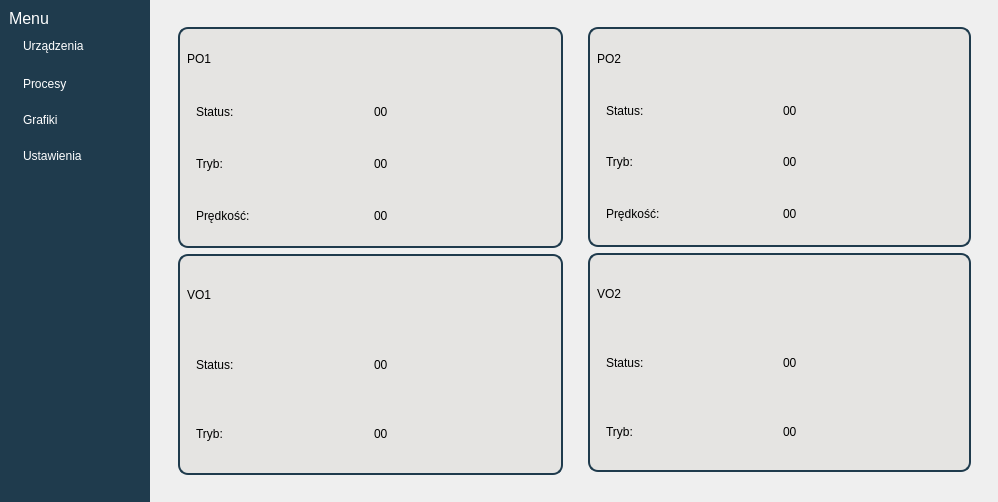
<?xml version="1.0" encoding="UTF-8"?>
<ui version="4.0">
 <class>Sterownik</class>
 <widget class="QMainWindow" name="Sterownik">
  <property name="geometry">
   <rect>
    <x>0</x>
    <y>0</y>
    <width>998</width>
    <height>502</height>
   </rect>
  </property>
  <property name="windowTitle">
   <string>SGui</string>
  </property>
  <property name="windowIcon">
   <iconset resource="pliki.qrc">
    <normaloff>:/window_icon/computer-cpu.svg</normaloff>:/window_icon/computer-cpu.svg</iconset>
  </property>
  <property name="styleSheet">
   <string notr="true">QPushButton 
{
	text-align: left;
	padding: 2px 5px;
	border-radius: 10px;
}

QPushButton:hover 
{
	background-color: gray;
}

</string>
  </property>
  <widget class="QWidget" name="centralwidget">
   <layout class="QHBoxLayout" name="horizontalLayout">
    <property name="spacing">
     <number>1</number>
    </property>
    <property name="leftMargin">
     <number>0</number>
    </property>
    <property name="topMargin">
     <number>0</number>
    </property>
    <property name="rightMargin">
     <number>0</number>
    </property>
    <property name="bottomMargin">
     <number>0</number>
    </property>
    <item>
     <widget class="QWidget" name="LewyPasek" native="true">
      <property name="sizePolicy">
       <sizepolicy hsizetype="Fixed" vsizetype="Minimum">
        <horstretch>3</horstretch>
        <verstretch>0</verstretch>
       </sizepolicy>
      </property>
      <property name="minimumSize">
       <size>
        <width>150</width>
        <height>0</height>
       </size>
      </property>
      <property name="styleSheet">
       <string notr="true">#LewyPasek
{
	background-color:  #1F3B4D;
	color: white;
}</string>
      </property>
      <layout class="QVBoxLayout" name="verticalLayout">
       <property name="spacing">
        <number>0</number>
       </property>
       <property name="bottomMargin">
        <number>11</number>
       </property>
       <item>
        <widget class="QLabel" name="label_5">
         <property name="font">
          <font>
           <pointsize>12</pointsize>
          </font>
         </property>
         <property name="styleSheet">
          <string notr="true">color: white;</string>
         </property>
         <property name="text">
          <string>Menu</string>
         </property>
        </widget>
       </item>
       <item>
        <widget class="QWidget" name="Devices" native="true">
         <layout class="QVBoxLayout" name="verticalLayout_2">
          <property name="spacing">
           <number>7</number>
          </property>
          <item>
           <widget class="QPushButton" name="pushButton">
            <property name="focusPolicy">
             <enum>Qt::FocusPolicy::StrongFocus</enum>
            </property>
            <property name="styleSheet">
             <string notr="true">	color: white;</string>
            </property>
            <property name="text">
             <string>Urządzenia</string>
            </property>
            <property name="icon">
             <iconset resource="pliki.qrc">
              <normaloff>:/new/prefix1/folder.svg</normaloff>:/new/prefix1/folder.svg</iconset>
            </property>
           </widget>
          </item>
         </layout>
        </widget>
       </item>
       <item>
        <widget class="QWidget" name="Process" native="true">
         <property name="styleSheet">
          <string notr="true">	color: white;</string>
         </property>
         <layout class="QVBoxLayout" name="verticalLayout_3">
          <property name="topMargin">
           <number>11</number>
          </property>
          <item>
           <widget class="QPushButton" name="pushButton_2">
            <property name="styleSheet">
             <string notr="true"/>
            </property>
            <property name="text">
             <string>Procesy</string>
            </property>
            <property name="icon">
             <iconset resource="pliki.qrc">
              <normaloff>:/new/prefix1/cpu.svg</normaloff>:/new/prefix1/cpu.svg</iconset>
            </property>
           </widget>
          </item>
         </layout>
        </widget>
       </item>
       <item alignment="Qt::AlignmentFlag::AlignTop">
        <widget class="QWidget" name="Graphics" native="true">
         <property name="styleSheet">
          <string notr="true">	color: white;</string>
         </property>
         <layout class="QVBoxLayout" name="verticalLayout_4">
          <property name="spacing">
           <number>7</number>
          </property>
          <item>
           <widget class="QPushButton" name="pushButton_3">
            <property name="text">
             <string>Grafiki</string>
            </property>
            <property name="icon">
             <iconset resource="pliki.qrc">
              <normaloff>:/new/prefix1/image.svg</normaloff>:/new/prefix1/image.svg</iconset>
            </property>
           </widget>
          </item>
         </layout>
        </widget>
       </item>
       <item alignment="Qt::AlignmentFlag::AlignTop">
        <widget class="QWidget" name="Settings" native="true">
         <layout class="QVBoxLayout" name="verticalLayout_5">
          <item alignment="Qt::AlignmentFlag::AlignTop">
           <widget class="QPushButton" name="pushButton_4">
            <property name="maximumSize">
             <size>
              <width>16777215</width>
              <height>16777215</height>
             </size>
            </property>
            <property name="styleSheet">
             <string notr="true">	color: white;</string>
            </property>
            <property name="text">
             <string>Ustawienia</string>
            </property>
            <property name="icon">
             <iconset resource="pliki.qrc">
              <normaloff>:/new/prefix1/settings.svg</normaloff>:/new/prefix1/settings.svg</iconset>
            </property>
           </widget>
          </item>
         </layout>
        </widget>
       </item>
       <item>
        <spacer name="verticalSpacer">
         <property name="orientation">
          <enum>Qt::Orientation::Vertical</enum>
         </property>
         <property name="sizeHint" stdset="0">
          <size>
           <width>20</width>
           <height>40</height>
          </size>
         </property>
        </spacer>
       </item>
      </layout>
     </widget>
    </item>
    <item>
     <widget class="QStackedWidget" name="MainPasek">
      <property name="sizePolicy">
       <sizepolicy hsizetype="Preferred" vsizetype="Preferred">
        <horstretch>1</horstretch>
        <verstretch>0</verstretch>
       </sizepolicy>
      </property>
      <property name="layoutDirection">
       <enum>Qt::LayoutDirection::LeftToRight</enum>
      </property>
      <property name="styleSheet">
       <string notr="true"/>
      </property>
      <property name="currentIndex">
       <number>1</number>
      </property>
      <widget class="QWidget" name="MainPage">
       <layout class="QVBoxLayout" name="verticalLayout_10">
        <item>
         <widget class="QWidget" name="widget_4" native="true">
          <widget class="QLabel" name="label_9">
           <property name="geometry">
            <rect>
             <x>170</x>
             <y>160</y>
             <width>371</width>
             <height>81</height>
            </rect>
           </property>
           <property name="styleSheet">
            <string notr="true"/>
           </property>
           <property name="text">
            <string>Aby zacząć korzytsać z programu wybierz interesującą cię opcje z paska po lewej</string>
           </property>
           <property name="alignment">
            <set>Qt::AlignmentFlag::AlignCenter</set>
           </property>
           <property name="wordWrap">
            <bool>true</bool>
           </property>
          </widget>
         </widget>
        </item>
       </layout>
      </widget>
      <widget class="QWidget" name="DevicesPage">
       <property name="minimumSize">
        <size>
         <width>717</width>
         <height>0</height>
        </size>
       </property>
       <property name="maximumSize">
        <size>
         <width>16777215</width>
         <height>16777215</height>
        </size>
       </property>
       <layout class="QHBoxLayout" name="horizontalLayout_17">
        <item>
         <widget class="QWidget" name="widget" native="true">
          <property name="sizePolicy">
           <sizepolicy hsizetype="Preferred" vsizetype="Preferred">
            <horstretch>0</horstretch>
            <verstretch>0</verstretch>
           </sizepolicy>
          </property>
          <property name="minimumSize">
           <size>
            <width>0</width>
            <height>0</height>
           </size>
          </property>
          <property name="styleSheet">
           <string notr="true">#widget_10, #widget_11, #widget_8, #widget_9
{
	border: 2px solid #1F3B4D;;
	border-radius: 10px;
	background-color: #E5E4E2;
	color: white;
}</string>
          </property>
          <layout class="QHBoxLayout" name="horizontalLayout_2">
           <item>
            <widget class="QWidget" name="widget_6" native="true">
             <property name="styleSheet">
              <string notr="true"/>
             </property>
             <layout class="QVBoxLayout" name="verticalLayout_6">
              <item>
               <widget class="QWidget" name="widget_11" native="true">
                <property name="styleSheet">
                 <string notr="true">
</string>
                </property>
                <layout class="QVBoxLayout" name="verticalLayout_13">
                 <item>
                  <widget class="QLabel" name="label">
                   <property name="text">
                    <string>PO1</string>
                   </property>
                  </widget>
                 </item>
                 <item>
                  <widget class="QWidget" name="widget_18" native="true">
                   <layout class="QHBoxLayout" name="horizontalLayout_9">
                    <item>
                     <widget class="QLabel" name="label_15">
                      <property name="text">
                       <string>Status:</string>
                      </property>
                     </widget>
                    </item>
                    <item>
                     <widget class="QLabel" name="PO1_status">
                      <property name="text">
                       <string>00</string>
                      </property>
                     </widget>
                    </item>
                   </layout>
                  </widget>
                 </item>
                 <item>
                  <widget class="QWidget" name="widget_17" native="true">
                   <layout class="QHBoxLayout" name="horizontalLayout_8">
                    <item>
                     <widget class="QLabel" name="label_14">
                      <property name="text">
                       <string>Tryb:</string>
                      </property>
                     </widget>
                    </item>
                    <item>
                     <widget class="QLabel" name="PO1_tryb">
                      <property name="text">
                       <string>00</string>
                      </property>
                     </widget>
                    </item>
                   </layout>
                  </widget>
                 </item>
                 <item>
                  <widget class="QWidget" name="widget_16" native="true">
                   <layout class="QHBoxLayout" name="horizontalLayout_7">
                    <item>
                     <widget class="QLabel" name="label_13">
                      <property name="text">
                       <string>Prędkość:</string>
                      </property>
                     </widget>
                    </item>
                    <item>
                     <widget class="QLabel" name="PO1_speed">
                      <property name="text">
                       <string>00</string>
                      </property>
                     </widget>
                    </item>
                   </layout>
                  </widget>
                 </item>
                </layout>
               </widget>
              </item>
              <item>
               <widget class="QWidget" name="widget_10" native="true">
                <property name="styleSheet">
                 <string notr="true"/>
                </property>
                <layout class="QVBoxLayout" name="verticalLayout_14">
                 <item>
                  <widget class="QLabel" name="label_3">
                   <property name="text">
                    <string>VO1</string>
                   </property>
                  </widget>
                 </item>
                 <item>
                  <widget class="QWidget" name="widget_23" native="true">
                   <layout class="QHBoxLayout" name="horizontalLayout_13">
                    <item>
                     <widget class="QLabel" name="label_19">
                      <property name="text">
                       <string>Status:</string>
                      </property>
                     </widget>
                    </item>
                    <item>
                     <widget class="QLabel" name="VO1_status">
                      <property name="text">
                       <string>00</string>
                      </property>
                     </widget>
                    </item>
                   </layout>
                  </widget>
                 </item>
                 <item>
                  <widget class="QWidget" name="widget_22" native="true">
                   <layout class="QHBoxLayout" name="horizontalLayout_14">
                    <item>
                     <widget class="QLabel" name="label_20">
                      <property name="text">
                       <string>Tryb:</string>
                      </property>
                     </widget>
                    </item>
                    <item>
                     <widget class="QLabel" name="VO1_tryb">
                      <property name="text">
                       <string>00</string>
                      </property>
                     </widget>
                    </item>
                   </layout>
                  </widget>
                 </item>
                </layout>
               </widget>
              </item>
             </layout>
            </widget>
           </item>
           <item>
            <widget class="QWidget" name="widget_7" native="true">
             <property name="styleSheet">
              <string notr="true"/>
             </property>
             <layout class="QVBoxLayout" name="verticalLayout_12">
              <property name="leftMargin">
               <number>10</number>
              </property>
              <property name="bottomMargin">
               <number>12</number>
              </property>
              <item>
               <widget class="QWidget" name="widget_8" native="true">
                <property name="sizePolicy">
                 <sizepolicy hsizetype="Minimum" vsizetype="Preferred">
                  <horstretch>0</horstretch>
                  <verstretch>0</verstretch>
                 </sizepolicy>
                </property>
                <property name="maximumSize">
                 <size>
                  <width>16777215</width>
                  <height>16777215</height>
                 </size>
                </property>
                <property name="styleSheet">
                 <string notr="true"/>
                </property>
                <layout class="QVBoxLayout" name="verticalLayout_15">
                 <property name="bottomMargin">
                  <number>11</number>
                 </property>
                 <item>
                  <widget class="QLabel" name="label_2">
                   <property name="text">
                    <string>PO2</string>
                   </property>
                  </widget>
                 </item>
                 <item>
                  <widget class="QWidget" name="widget_19" native="true">
                   <layout class="QHBoxLayout" name="horizontalLayout_10">
                    <item>
                     <widget class="QLabel" name="label_16">
                      <property name="text">
                       <string>Status:</string>
                      </property>
                     </widget>
                    </item>
                    <item>
                     <widget class="QLabel" name="PO2_status">
                      <property name="text">
                       <string>00</string>
                      </property>
                     </widget>
                    </item>
                   </layout>
                  </widget>
                 </item>
                 <item>
                  <widget class="QWidget" name="widget_20" native="true">
                   <layout class="QHBoxLayout" name="horizontalLayout_11">
                    <item>
                     <widget class="QLabel" name="label_17">
                      <property name="text">
                       <string>Tryb:</string>
                      </property>
                     </widget>
                    </item>
                    <item>
                     <widget class="QLabel" name="PO2_tryb">
                      <property name="text">
                       <string>00</string>
                      </property>
                     </widget>
                    </item>
                   </layout>
                  </widget>
                 </item>
                 <item>
                  <widget class="QWidget" name="widget_21" native="true">
                   <layout class="QHBoxLayout" name="horizontalLayout_12">
                    <item>
                     <widget class="QLabel" name="label_18">
                      <property name="text">
                       <string>Prędkość:</string>
                      </property>
                     </widget>
                    </item>
                    <item>
                     <widget class="QLabel" name="PO2_speed">
                      <property name="text">
                       <string>00</string>
                      </property>
                     </widget>
                    </item>
                   </layout>
                  </widget>
                 </item>
                </layout>
               </widget>
              </item>
              <item>
               <widget class="QWidget" name="widget_9" native="true">
                <property name="styleSheet">
                 <string notr="true"/>
                </property>
                <layout class="QVBoxLayout" name="verticalLayout_16">
                 <item>
                  <widget class="QLabel" name="label_4">
                   <property name="text">
                    <string>VO2</string>
                   </property>
                  </widget>
                 </item>
                 <item>
                  <widget class="QWidget" name="widget_25" native="true">
                   <layout class="QHBoxLayout" name="horizontalLayout_15">
                    <item>
                     <widget class="QLabel" name="label_21">
                      <property name="text">
                       <string>Status:</string>
                      </property>
                     </widget>
                    </item>
                    <item>
                     <widget class="QLabel" name="VO2_status">
                      <property name="text">
                       <string>00</string>
                      </property>
                     </widget>
                    </item>
                   </layout>
                  </widget>
                 </item>
                 <item>
                  <widget class="QWidget" name="widget_24" native="true">
                   <layout class="QHBoxLayout" name="horizontalLayout_16">
                    <item>
                     <widget class="QLabel" name="label_22">
                      <property name="text">
                       <string>Tryb:</string>
                      </property>
                     </widget>
                    </item>
                    <item>
                     <widget class="QLabel" name="VO2_tryb">
                      <property name="text">
                       <string>00</string>
                      </property>
                     </widget>
                    </item>
                   </layout>
                  </widget>
                 </item>
                </layout>
               </widget>
              </item>
             </layout>
            </widget>
           </item>
          </layout>
         </widget>
        </item>
       </layout>
      </widget>
      <widget class="QWidget" name="ConnectioError">
       <layout class="QHBoxLayout" name="horizontalLayout_6">
        <item>
         <widget class="QWidget" name="widget_15" native="true">
          <widget class="QLabel" name="label_12">
           <property name="geometry">
            <rect>
             <x>110</x>
             <y>120</y>
             <width>501</width>
             <height>81</height>
            </rect>
           </property>
           <property name="styleSheet">
            <string notr="true">color: red;</string>
           </property>
           <property name="text">
            <string>Błąd:
Nie można połączyć się z sterownikiem</string>
           </property>
           <property name="alignment">
            <set>Qt::AlignmentFlag::AlignCenter</set>
           </property>
           <property name="wordWrap">
            <bool>false</bool>
           </property>
          </widget>
         </widget>
        </item>
       </layout>
      </widget>
      <widget class="QWidget" name="ProcessesPage">
       <layout class="QHBoxLayout" name="horizontalLayout_3">
        <item>
         <widget class="QWidget" name="widget_3" native="true">
          <property name="styleSheet">
           <string notr="true">QPushButton
{
	border: 3px solid #3D5F74;
	background-color: #3D5F74;
	color: white;
}</string>
          </property>
          <layout class="QHBoxLayout" name="horizontalLayout_4">
           <item>
            <widget class="QWidget" name="widget_13" native="true">
             <layout class="QHBoxLayout" name="horizontalLayout_5">
              <item>
               <widget class="QWidget" name="widget_12" native="true">
                <layout class="QVBoxLayout" name="verticalLayout_9">
                 <item>
                  <widget class="QLabel" name="label_8">
                   <property name="text">
                    <string>Napełnianie</string>
                   </property>
                  </widget>
                 </item>
                 <item>
                  <widget class="QLabel" name="label_10">
                   <property name="text">
                    <string>Opróznianie</string>
                   </property>
                  </widget>
                 </item>
                </layout>
               </widget>
              </item>
              <item>
               <widget class="QWidget" name="widget_14" native="true">
                <widget class="QLabel" name="label_11">
                 <property name="geometry">
                  <rect>
                   <x>30</x>
                   <y>20</y>
                   <width>121</width>
                   <height>20</height>
                  </rect>
                 </property>
                 <property name="text">
                  <string>Poziom zbiornika</string>
                 </property>
                </widget>
               </widget>
              </item>
             </layout>
            </widget>
           </item>
          </layout>
         </widget>
        </item>
       </layout>
      </widget>
      <widget class="QWidget" name="GraphicsPage">
       <layout class="QVBoxLayout" name="verticalLayout_11">
        <item>
         <widget class="QWidget" name="widget_5" native="true"/>
        </item>
       </layout>
      </widget>
      <widget class="QWidget" name="SettingsPage">
       <layout class="QVBoxLayout" name="verticalLayout_8">
        <item>
         <widget class="QWidget" name="widget_2" native="true">
          <layout class="QVBoxLayout" name="verticalLayout_17">
           <property name="spacing">
            <number>7</number>
           </property>
           <item>
            <widget class="QLabel" name="label_6">
             <property name="text">
              <string>Motyw</string>
             </property>
            </widget>
           </item>
           <item>
            <widget class="QRadioButton" name="radioButton">
             <property name="text">
              <string>Jasny</string>
             </property>
            </widget>
           </item>
           <item>
            <widget class="QRadioButton" name="radioButton_2">
             <property name="text">
              <string>Ciemny</string>
             </property>
            </widget>
           </item>
           <item>
            <widget class="QLabel" name="label_7">
             <property name="text">
              <string>Rozmiar czcionki</string>
             </property>
             <property name="margin">
              <number>0</number>
             </property>
            </widget>
           </item>
           <item alignment="Qt::AlignmentFlag::AlignLeft|Qt::AlignmentFlag::AlignTop">
            <widget class="QSlider" name="horizontalSlider">
             <property name="tracking">
              <bool>true</bool>
             </property>
             <property name="orientation">
              <enum>Qt::Orientation::Horizontal</enum>
             </property>
             <property name="tickPosition">
              <enum>QSlider::TickPosition::TicksBelow</enum>
             </property>
             <property name="tickInterval">
              <number>20</number>
             </property>
            </widget>
           </item>
           <item>
            <spacer name="verticalSpacer_2">
             <property name="orientation">
              <enum>Qt::Orientation::Vertical</enum>
             </property>
             <property name="sizeHint" stdset="0">
              <size>
               <width>20</width>
               <height>40</height>
              </size>
             </property>
            </spacer>
           </item>
          </layout>
         </widget>
        </item>
       </layout>
      </widget>
     </widget>
    </item>
   </layout>
  </widget>
 </widget>
 <resources>
  <include location="pliki.qrc"/>
 </resources>
 <connections/>
</ui>
